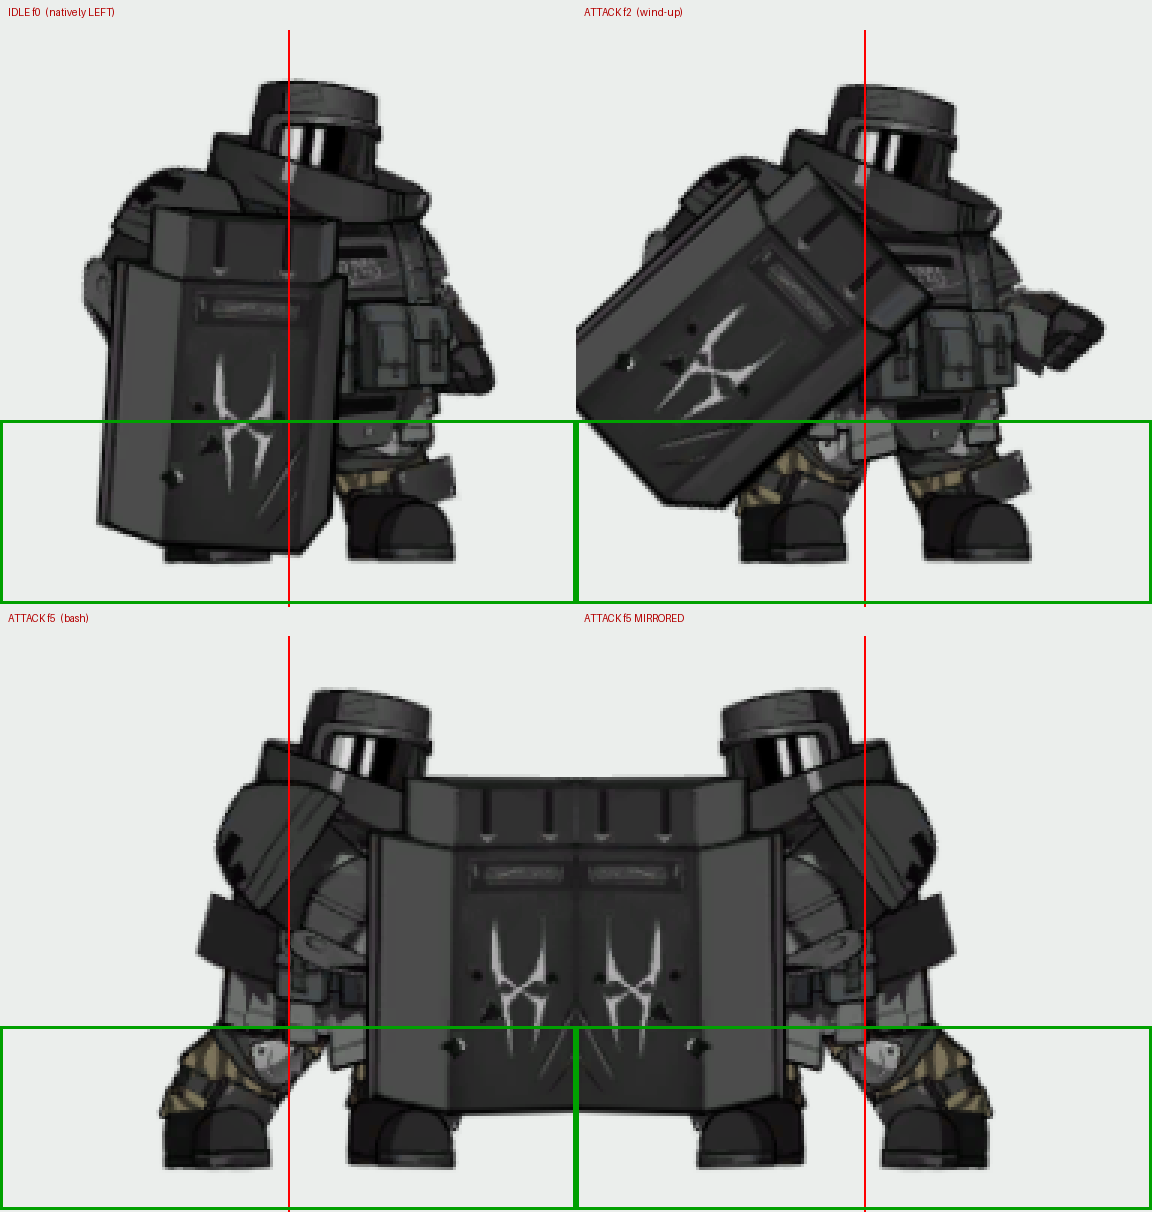

Write Python code to recreate this figure.
from PIL import Image, ImageDraw

ROOT = r"D:\my_game\assets\enemies\mobs"
OUT = r"D:\my_game\output\_tmp_enemy_rows"
img = Image.open(ROOT + r"\shield_v2.png").convert("RGBA")


def cell(row, col):
    return img.crop((col * 192, row * 192, col * 192 + 192, row * 192 + 192))


panels = [
    ("IDLE f0  (natively LEFT)", cell(0, 0), False),
    ("ATTACK f2  (wind-up)", cell(2, 2), False),
    ("ATTACK f5  (bash)", cell(2, 5), False),
    ("ATTACK f5 MIRRORED", cell(2, 5), True),
]
Z = 3
S = 192 * Z
canvas = Image.new("RGBA", (S * 2, 2 * (S + 30)), (235, 238, 236, 255))
d = ImageDraw.Draw(canvas)
for i, (label, c, mir) in enumerate(panels):
    if mir:
        c = c.transpose(Image.FLIP_LEFT_RIGHT)
    c = c.resize((S, S), Image.NEAREST)
    gx, gy = (i % 2) * S, (i // 2) * (S + 30) + 30
    canvas.alpha_composite(c, (gx, gy))
    d.line([(gx + S // 2, gy), (gx + S // 2, gy + S)], fill=(255, 0, 0, 255), width=2)
    # highlight the leg band (opaque bbox bottom 60 px of the cell)
    d.rectangle([gx, gy + 130 * Z, gx + S - 1, gy + 191 * Z], outline=(0, 160, 0, 255), width=3)
    d.text((gx + 8, gy - 24), label, fill=(180, 0, 0, 255))
canvas.convert("RGB").save(OUT + r"\legs.png")
print("saved")
